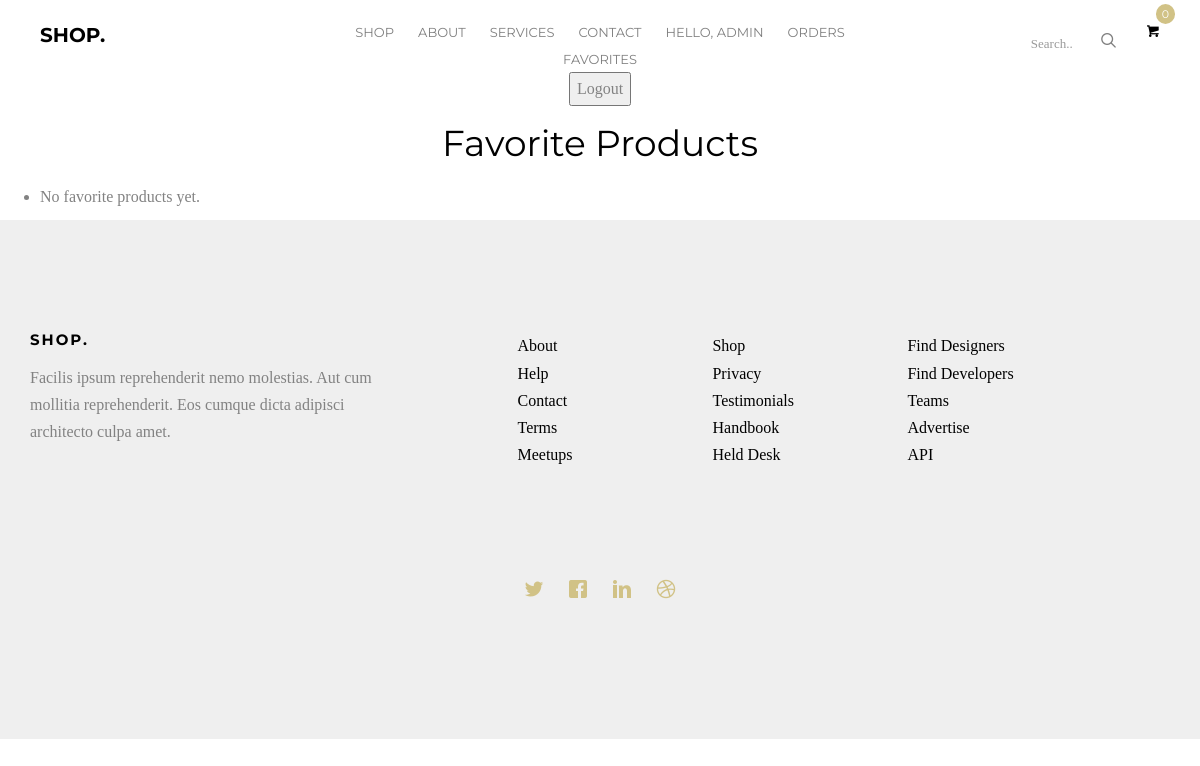
The app's page /products/favorite/ (signed in), older data.
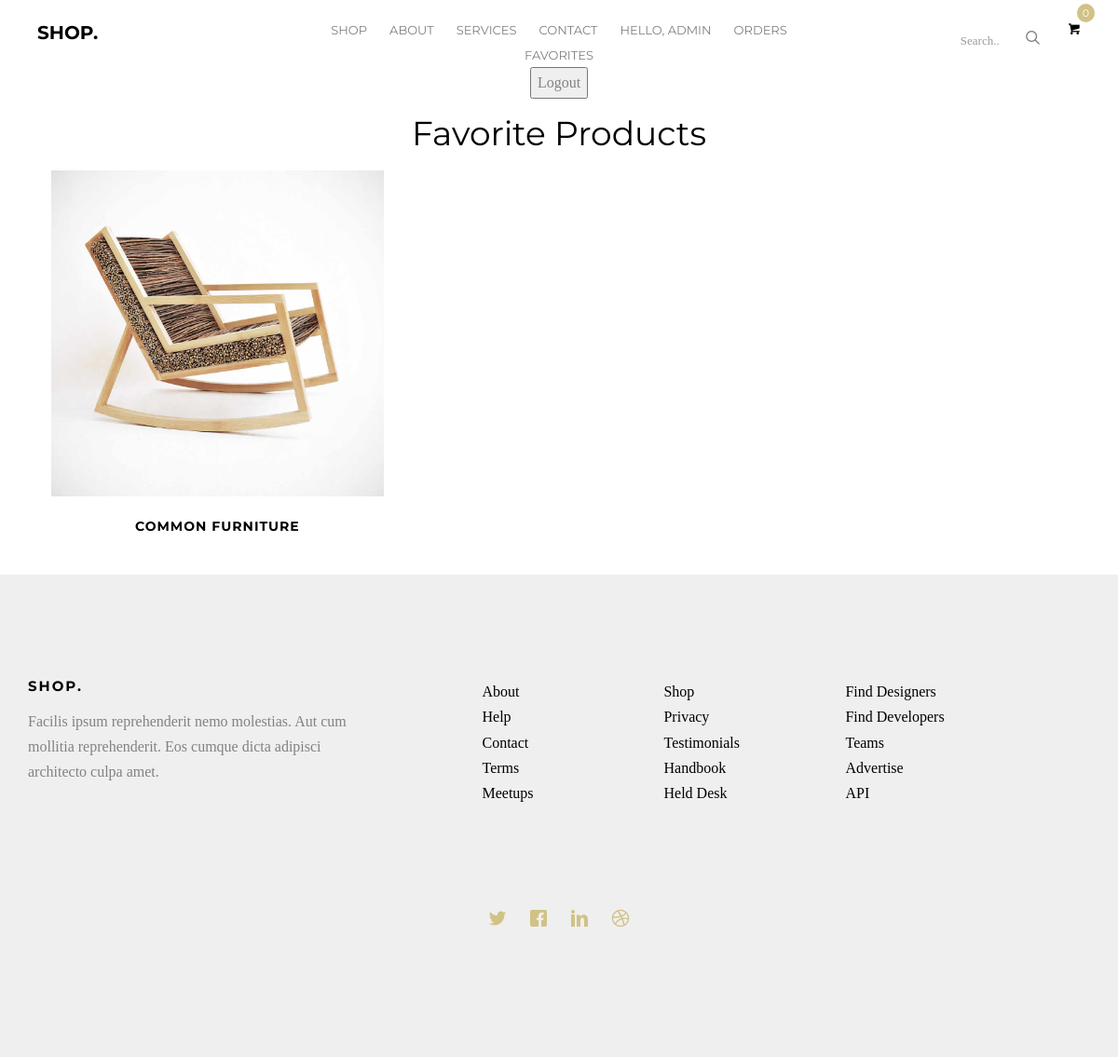
The same page, newer data.
### goods/models.py (models this page shows, shortened)
class Favorite(models.Model):
    user = models.ForeignKey(User, on_delete=models.CASCADE)
    product = models.ForeignKey(Aproduct, on_delete=models.CASCADE)

class Aproduct(models.Model):
    title = models.CharField(max_length=200)
    price = models.FloatField()
    description = models.TextField()
    image = models.ForeignKey("main.Media", on_delete=models.CASCADE, related_name="product_image")
    specifications = RichTextField(blank=True)
    discount = models.DecimalField(default=0.00, max_digits=7, decimal_places=2, verbose_name='Discount %')
    slug = models.SlugField(max_length=200, unique=True, blank=True, null=True, verbose_name='URL')

### main/models.py (models this page shows, shortened)
class Media(models.Model):
    class FileType(models.TextChoices):
        IMAGE = 'image', _("Image")
        VIDEO = 'video', _("Video")
        DOCUMENT = 'document', _("document")
        GIF = 'gif', _("Gif")
        OTHER = 'other', _("Other")
    file = models.FileField(upload_to='media/',
                            verbose_name=_("File"),
                            validators=[FileExtensionValidator(allowed_extensions=['jpg', 'jpeg', 'png', 'mp4', 'avi',
                                                                                   'mov', 'gif', 'webp', 'pdf', 'doc',
                                                                                   'docx', 'mpeg'])])
    file_type = models.CharField(max_length=10, verbose_name=_("File Type"),
                                 choices=FileType.choices)
    class Meta:
        verbose_name = _("Media")
        verbose_name_plural = _("Media")

### goods/views.py (the view)
# urls.py: path('favorite/', views.favorite_page, name='favorite_page'),
@login_required
def favorite_page(request):
    favorites = Favorite.objects.filter(user=request.user)
    return render(request, 'goods/favorite_page.html', {'favorites': favorites})

### goods/templates/goods/favorite_page.html (shortened to what this page needs)
{% extends "base.html" %}
{% block content %}
<h1 class="text-center">Favorite Products</h1>
<ul>
    {% for favorite in favorites %}
    <div class="col-md-4 text-center animate-box">
        <div class="product">
            <div class="product-grid" style="background-image:url({{ favorite.product.image.file.url }});">
            </div>
            <div class="desc">
                <h3><a href="{% url 'product_detail' favorite.product.slug %}">{{ favorite.product.title.title }}</a></h3>
            </div>
        </div>
    </div>
    {% empty %}
        <li>No favorite products yet.</li>
    {% endfor %}
</ul>
{% endblock content %}

Row changes from the older to the newer data that the page shows:
added Favorite: product.image.file (picture), product "COMMON FURNITURE"
Text that changed along with them:
text no longer shown: "No favorite products yet."
